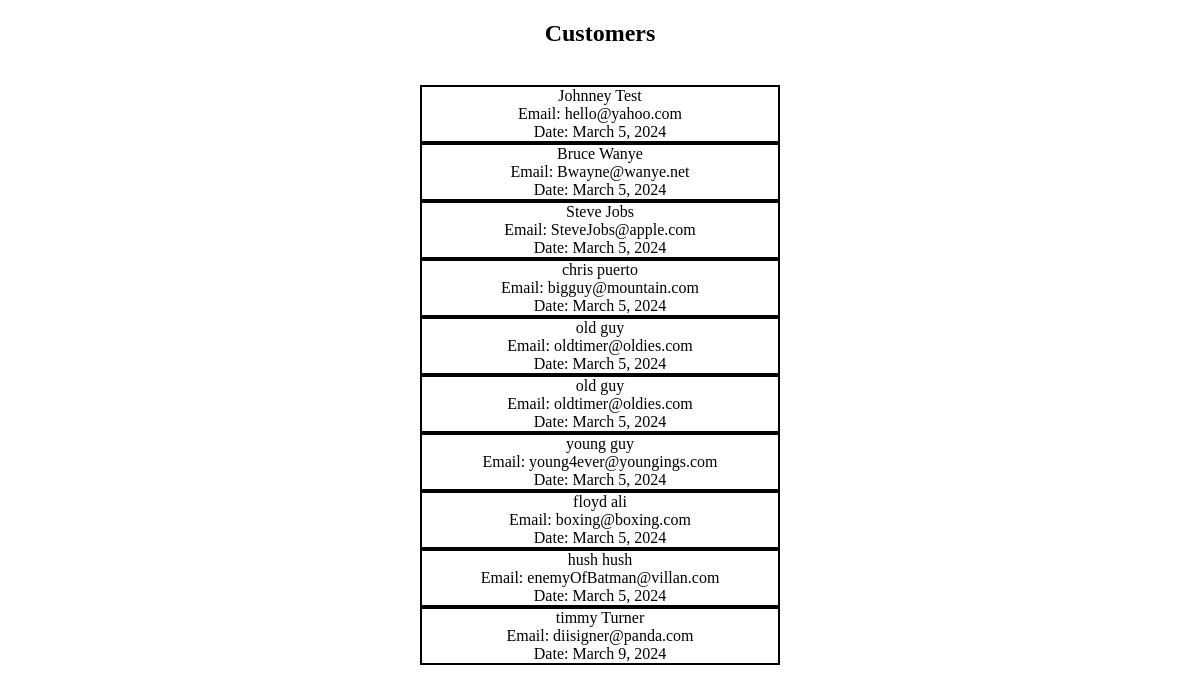
Before: /app/account/ with the older database file.
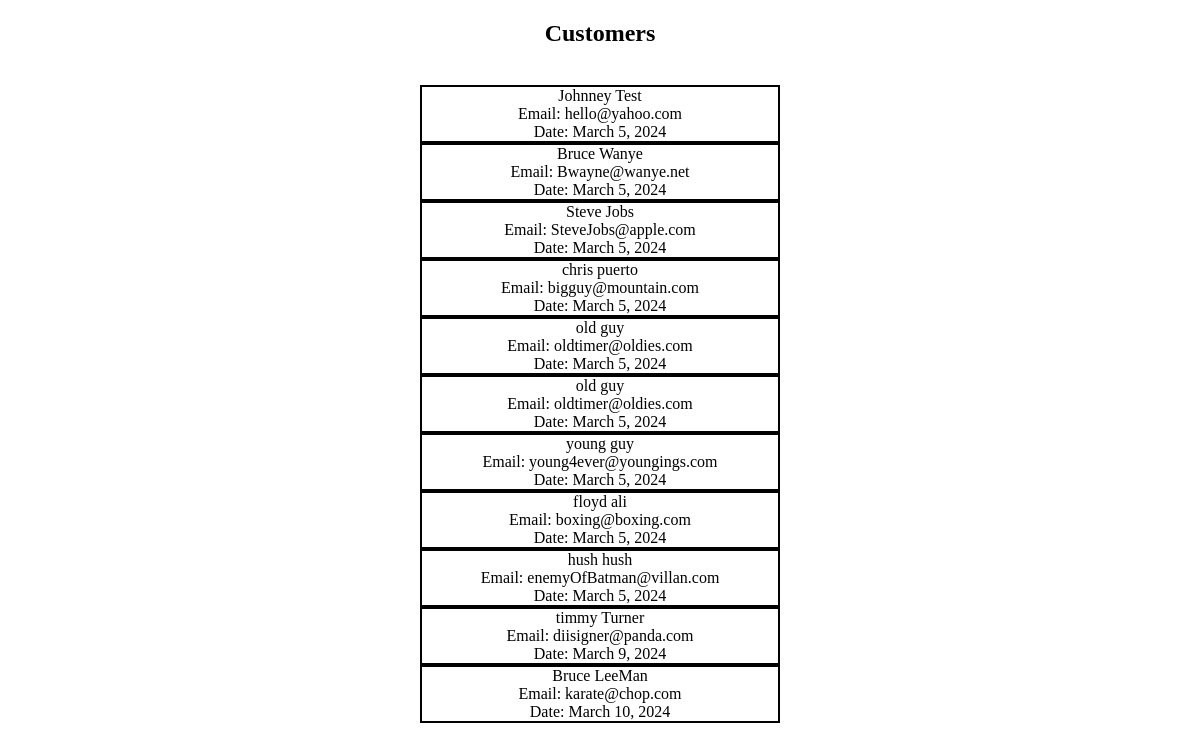
After: the same page with the newer database file.
### myapp/models.py (models this page shows, shortened)
class Person(models.Model):
    firstName = models.CharField(max_length = 20)
    lastName = models.CharField(max_length = 30)
    email = models.EmailField(max_length = 80)
    Pword = models.CharField(max_length = 100)
    today = models.DateField(auto_now = True)

### myapp/views.py (the view)
# urls.py: path('account/', views.account, name='account')
def account(request):
    all_person = Person.objects.all    #gets all of the people from the Person table
    return render(request, 'account.html', {'all':all_person})  #code that allows to input data through the name of 'all'

### myapp/templates/account.html (shortened to what this page needs)
{% load static %}
<!DOCTYPE html>
<html lang="en">
<head>
    <link rel="stylesheet" type="text/css" href="{% static 'work.css' %}"/>
</head>
<body>
    <h2>Customers</h2> <br/>
    {% for item in all %}
        <p>{{ item.firstName }} {{ item.lastName }} <br/>
            Email: {{item.email}} <br/>
            Date: {{item.today}}
        </p>
    {% endfor %}
</body>
</html>

### myapp/static/work.css (style rules this page uses)
h2 { text-align: center; }
p { border: 2px solid black; width: 30%; text-align: center; margin: auto; }

Changed rows visible on the page:
added Person: firstName "Bruce", lastName "LeeMan", email "karate@chop.com", today "March 10, 2024"
